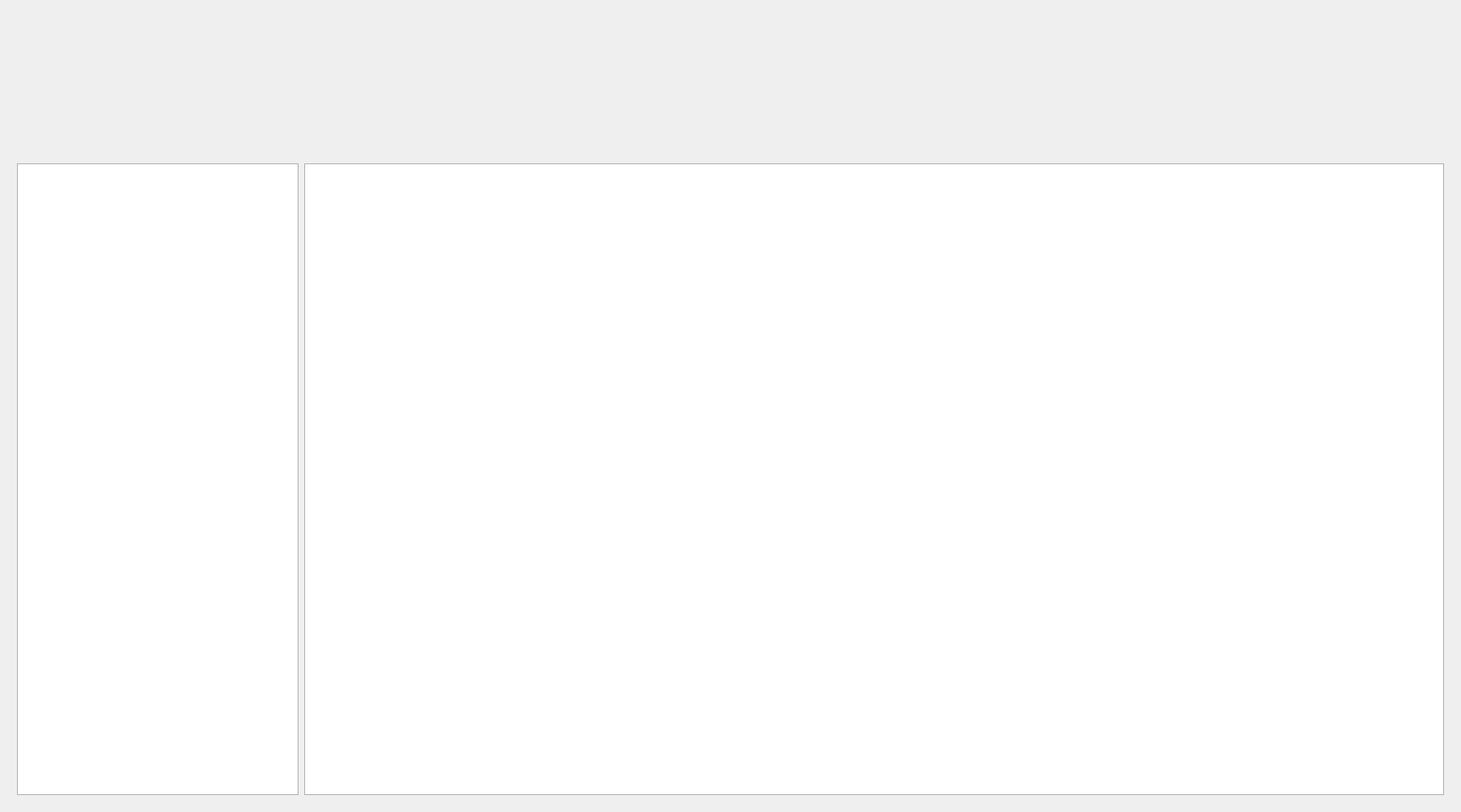
<?xml version="1.0" encoding="UTF-8"?>
<ui version="4.0">
 <class>MainWindow</class>
 <widget class="QMainWindow" name="MainWindow">
  <property name="geometry">
   <rect>
    <x>0</x>
    <y>0</y>
    <width>1556</width>
    <height>865</height>
   </rect>
  </property>
  <property name="autoFillBackground">
   <bool>false</bool>
  </property>
  <widget class="QWidget" name="centralwidget">
   <layout class="QVBoxLayout" name="verticalLayout">
    <item>
     <widget class="PomoClock" name="PromoClock" native="true">
      <property name="minimumSize">
       <size>
        <width>0</width>
        <height>150</height>
       </size>
      </property>
      <property name="maximumSize">
       <size>
        <width>375</width>
        <height>155</height>
       </size>
      </property>
      <property name="layoutDirection">
       <enum>Qt::LayoutDirection::LeftToRight</enum>
      </property>
      <property name="autoFillBackground">
       <bool>false</bool>
      </property>
     </widget>
    </item>
    <item>
     <widget class="QFrame" name="noteFrame">
      <layout class="QHBoxLayout" name="horizontalLayout">
       <item>
        <widget class="QTreeView" name="fileView">
         <property name="minimumSize">
          <size>
           <width>0</width>
           <height>0</height>
          </size>
         </property>
         <property name="maximumSize">
          <size>
           <width>300</width>
           <height>16777215</height>
          </size>
         </property>
        </widget>
       </item>
       <item>
        <widget class="QTextEdit" name="textEdit"/>
       </item>
      </layout>
     </widget>
    </item>
   </layout>
  </widget>
 </widget>
 <customwidgets>
  <customwidget>
   <class>PomoClock</class>
   <extends>QWidget</extends>
   <header>pomoclock.h</header>
   <container>1</container>
  </customwidget>
 </customwidgets>
 <resources/>
 <connections/>
</ui>
